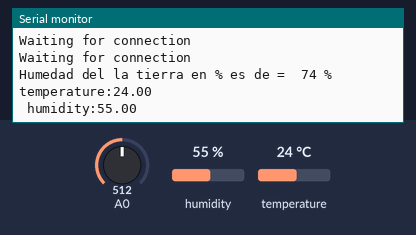
Bench run of a sketch on a simulated ESP8266 (NodeMCU). Shown: the last lines printed to the serial monitor. Inputs (shaded band) come from the test bench; at power-on: humidity 55 %, A0 = 512, temperature 24 °C. WiFi joins after 1.5 s; servers stay silent unless stated.

Above: at 2.7 s.
2.8 s: humidity set to 22 %
At 5.8 s:
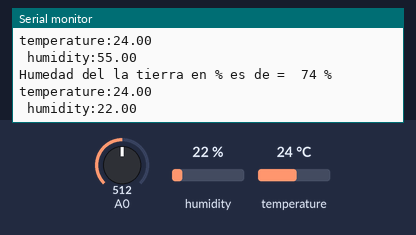
6.6 s: A0 set to 716
At 9.0 s:
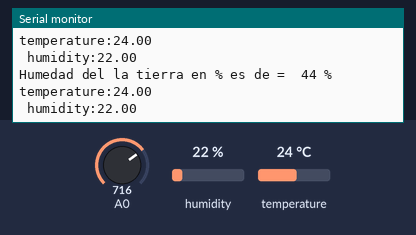
10.4 s: temperature set to 12 °C
At 11.0 s:
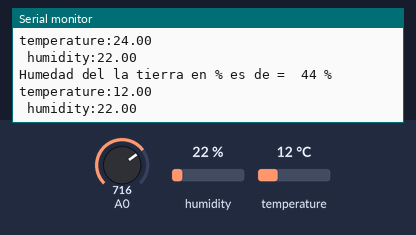
14.2 s: A0 set to 900
At 17.3 s:
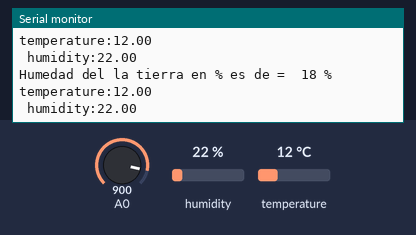
18.0 s: humidity set to 40 %
At 20.5 s:
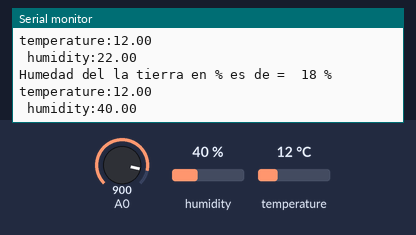
Timing chart, 0 to 22.0 s (numbered marks = the images above; inputs shaded):
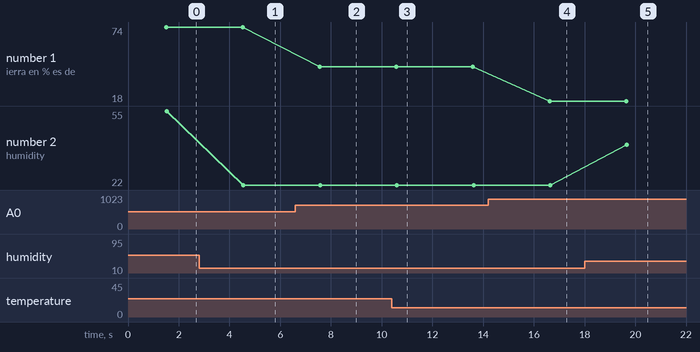

The sketch:

base_code.ino
```cpp
#include <ESP8266HTTPClient.h>
#include <ESP8266WiFi.h>
#include <ArduinoJson.h>
#include <DHT11.h>


//Variables necesarias para tomar lectura de sensor
//de temperatura y humedad del aire.
int SENSOR = 4;
DHT11 dht11(SENSOR);

int valor_leido = 0;
int variable_invertida = 0;
int porcentaje = 0;


void setup() {
  //Serial connection
  Serial.begin(115200);

  WiFi.begin("LOTAR_2.4", "Lamc1994");   //WiFi connection

  while (WiFi.status() != WL_CONNECTED) {  //Wait for the WiFI connection completion
    delay(500);
    Serial.println("Waiting for connection");
  }
}

void loop() {
  if (WiFi.status() == WL_CONNECTED) { //Check WiFi connection status
    /************************HUMEDAD DE LA TIERRA*******************************/
    valor_leido = analogRead(A0);
    variable_invertida = 1024 - valor_leido;
    porcentaje = map(variable_invertida, 0, 694, 0, 100);
    Serial.print("Humedad del la tierra en % es de =  ");
    Serial.print(porcentaje);
    Serial.println(" % ");
    /************************HUMEDAD DE LA TIERRA*******************************/


    /************************TEMPERATURA Y HUMEDAD DEL AIRE*********************/
    int err;
    float temp, humi;
    if((err=dht11.read(humi, temp))==0)
    {
      Serial.print("temperature:");
      Serial.println(temp);
      Serial.print(" humidity:");
      Serial.println(humi);
      Serial.println();
    }
    else
    {
      Serial.println();
      Serial.print("Error No :");
      Serial.print(err);
      Serial.println();
    }
    /************************TEMPERATURA Y HUMEDAD DEL AIRE*********************/


    /***********CREACION DE JSON Y ENVIAO DE PETICION POST A SERVIDOR**********
    StaticJsonBuffer<300> JSONbuffer;   //Declaring static JSON buffer
    JsonObject& JSONencoder = JSONbuffer.createObject();

    JSONencoder["humidity"] = porcentaje;

    char JSONmessageBuffer[300];
    JSONencoder.prettyPrintTo(JSONmessageBuffer, sizeof(JSONmessageBuffer));
    Serial.println(JSONmessageBuffer);

    HTTPClient http;    //Declare object of class HTTPClient
    //Specify request destination
    http.begin("http://plant-286601.ue.r.appspot.com/lastMeasurement");
    //Specify content-type header
    http.addHeader("Content-Type", "application/json");
    //Send the request
    int httpCode = http.POST(JSONmessageBuffer);
    //Get the response payload
    String payload = http.getString();

    Serial.println(httpCode);   //Print HTTP return code
    Serial.println(payload);    //Print request response payload

    http.end();  //Close connection
    ***********CREACION DE JSON Y ENVIAO DE PETICION POST A SERVIDOR**********/

  } else {

    Serial.println("Error in WiFi connection");

  }
  delay(3000);  //Send a request every 3 seconds

}
```

Measured:
- after the input at 2.8 s, the serial monitor: prints a new line after 1.8 s (image 1)
- after the input at 6.6 s, the serial monitor: prints a new line after 0.95 s (image 2)
- after the input at 10.4 s, the serial monitor: prints a new line after 0.20 s (image 3)
- after the input at 14.2 s, the serial monitor: prints a new line after 2.4 s (image 4)
- after the input at 18.0 s, the serial monitor: prints a new line after 1.7 s (image 5)
- plotted number 1: 74 → 44 after the input at 6.6 s, 44 → 18 after the input at 14.2 s
- plotted number 2: 55 → 22 after the input at 2.8 s, 22 → 40 after the input at 18.0 s
